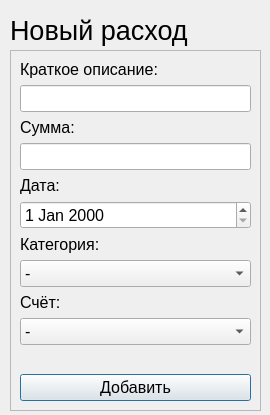
<?xml version="1.0" encoding="UTF-8"?>
<ui version="4.0">
 <class>Dialog</class>
 <widget class="QDialog" name="Dialog">
  <property name="geometry">
   <rect>
    <x>0</x>
    <y>0</y>
    <width>270</width>
    <height>415</height>
   </rect>
  </property>
  <property name="font">
   <font>
    <pointsize>12</pointsize>
   </font>
  </property>
  <property name="windowTitle">
   <string>Новый расход</string>
  </property>
  <property name="windowIcon">
   <iconset resource="main_window_res.qrc">
    <normaloff>:/newPrefix/res/open_in_new_FILL0_wght400_GRAD0_opsz48.svg</normaloff>:/newPrefix/res/open_in_new_FILL0_wght400_GRAD0_opsz48.svg</iconset>
  </property>
  <property name="sizeGripEnabled">
   <bool>false</bool>
  </property>
  <property name="modal">
   <bool>false</bool>
  </property>
  <widget class="QLabel" name="label_3">
   <property name="geometry">
    <rect>
     <x>10</x>
     <y>10</y>
     <width>191</width>
     <height>41</height>
    </rect>
   </property>
   <property name="font">
    <font>
     <pointsize>20</pointsize>
    </font>
   </property>
   <property name="text">
    <string>Новый расход</string>
   </property>
  </widget>
  <widget class="QFrame" name="frame">
   <property name="geometry">
    <rect>
     <x>10</x>
     <y>50</y>
     <width>251</width>
     <height>361</height>
    </rect>
   </property>
   <property name="frameShape">
    <enum>QFrame::StyledPanel</enum>
   </property>
   <property name="frameShadow">
    <enum>QFrame::Raised</enum>
   </property>
   <layout class="QVBoxLayout" name="verticalLayout">
    <item>
     <widget class="QLabel" name="label">
      <property name="text">
       <string>Краткое описание:</string>
      </property>
     </widget>
    </item>
    <item>
     <widget class="QLineEdit" name="lineEdit"/>
    </item>
    <item>
     <widget class="QLabel" name="label_2">
      <property name="text">
       <string>Сумма:</string>
      </property>
     </widget>
    </item>
    <item>
     <widget class="QLineEdit" name="lineEdit_2"/>
    </item>
    <item>
     <widget class="QLabel" name="label_5">
      <property name="text">
       <string>Дата:</string>
      </property>
     </widget>
    </item>
    <item>
     <widget class="QDateEdit" name="dateEdit">
      <property name="frame">
       <bool>true</bool>
      </property>
      <property name="buttonSymbols">
       <enum>QAbstractSpinBox::UpDownArrows</enum>
      </property>
      <property name="calendarPopup">
       <bool>false</bool>
      </property>
      <property name="date">
       <date>
        <year>2000</year>
        <month>1</month>
        <day>1</day>
       </date>
      </property>
     </widget>
    </item>
    <item>
     <widget class="QLabel" name="label_4">
      <property name="text">
       <string>Категория:</string>
      </property>
     </widget>
    </item>
    <item>
     <widget class="QComboBox" name="comboBox">
      <item>
       <property name="text">
        <string>-</string>
       </property>
      </item>
     </widget>
    </item>
    <item>
     <widget class="QLabel" name="label_6">
      <property name="text">
       <string>Счёт:</string>
      </property>
     </widget>
    </item>
    <item>
     <widget class="QComboBox" name="comboBox_2">
      <item>
       <property name="text">
        <string>-</string>
       </property>
      </item>
     </widget>
    </item>
    <item>
     <spacer name="verticalSpacer">
      <property name="orientation">
       <enum>Qt::Vertical</enum>
      </property>
      <property name="sizeHint" stdset="0">
       <size>
        <width>20</width>
        <height>50</height>
       </size>
      </property>
     </spacer>
    </item>
    <item>
     <widget class="QPushButton" name="pushButton_2">
      <property name="text">
       <string>Добавить</string>
      </property>
      <property name="icon">
       <iconset resource="main_window_res.qrc">
        <normaloff>:/newPrefix/res/add_box_FILL0_wght400_GRAD0_opsz48.svg</normaloff>:/newPrefix/res/add_box_FILL0_wght400_GRAD0_opsz48.svg</iconset>
      </property>
     </widget>
    </item>
   </layout>
  </widget>
 </widget>
 <resources>
  <include location="main_window_res.qrc"/>
 </resources>
 <connections/>
</ui>
